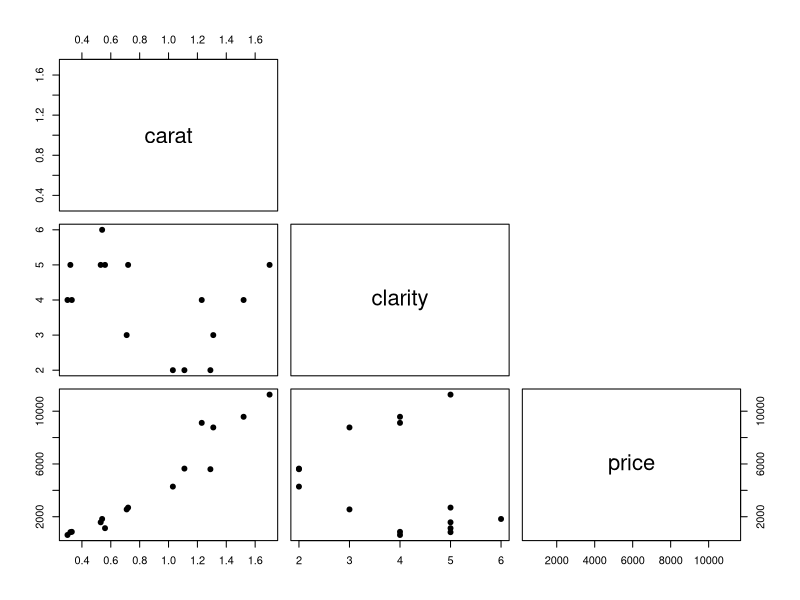

This figure's R source:
## ---- chunk 1
carat<-c(0.71,0.72,0.33,1.52,1.23,0.54,0.32,1.31,1.11,1.03,0.56,1.29,0.53,1.7, 0.3) 
clarity<-c(3,5,4,4,4,6,5,3,2,2,5,2,5,5,4)
price<-c(2554,2691,854,9576,9116,1829,828,8767,5648,4283,1131,5601,1577,11257,615)
df<-data.frame(carat,clarity, price)
## ---- chunk 2
str(df)
head(df)
## ---- chunk 3
model<-lm(price~carat+clarity,,data=df)
summary(model)
## ---- chunk 4
cor(df)
## ---- chunk 5
plot(df, upper.panel=NULL, pch=19)
